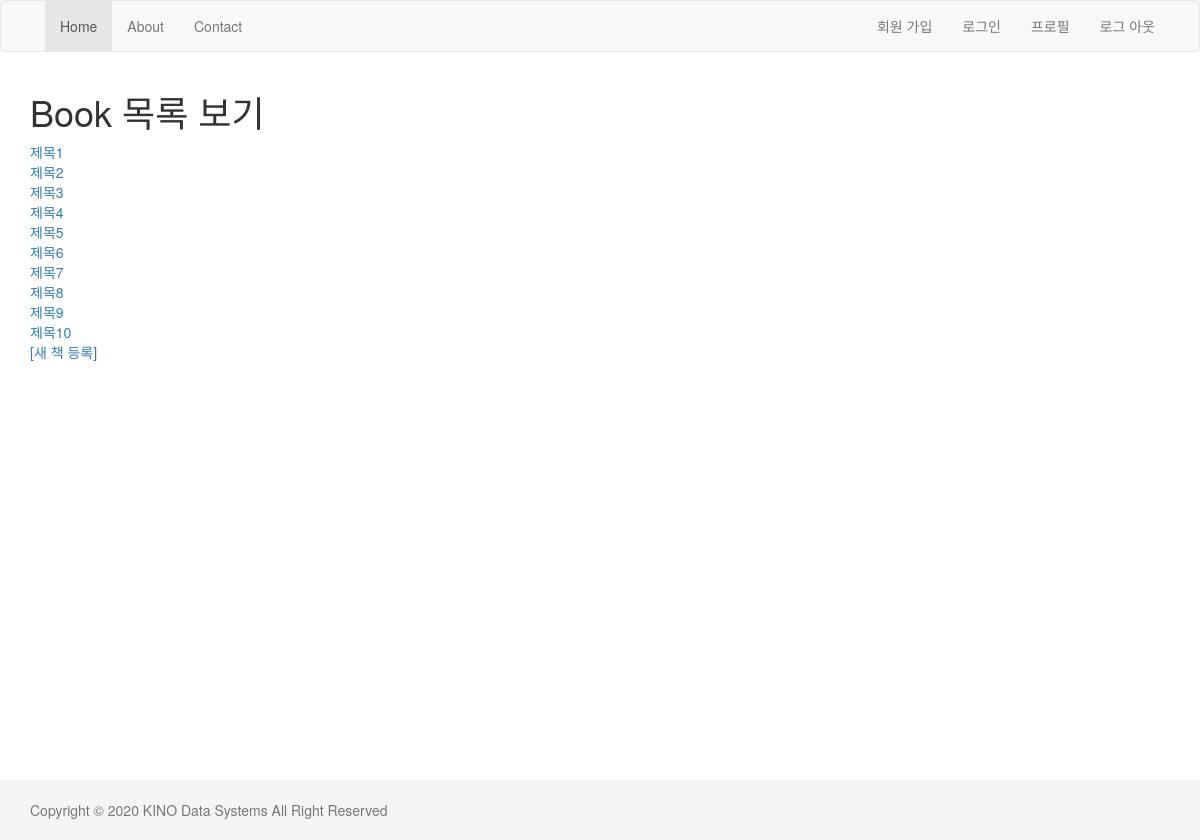
/book/, run on the app's committed database.
### book/models.py (models this page shows, shortened)
class Book(models.Model):
    title = models.CharField(max_length=100)
    author = models.CharField(max_length=100)
    publisher = models.CharField(max_length=100)

### book/views.py (the view)
# urls.py: path('', MyListView.as_view(), name='list'),
class MyListView(ListView):
    model = Book

### book/templates/book/book_list.html (shortened to what this page needs)
{% extends "layout.html" %}
{% block content %}
    <h1>Book 목록 보기</h1>
    {% for book in book_list %}
        <a href="{% url 'book:detail' book.id %}"> {{book.title}}</a><br>
    {% endfor %}
    <a href="{% url 'book:create' %}">[새 책 등록]</a>
{% endblock %}

### templates/layout.html (style rules this page uses)
html { position: relative; min-height: 100% }
body { margin-bottom: 60px }

### data on the page
Book: title "제목1"
Book: title "제목2"
Book: title "제목3"
Book: title "제목4"
Book: title "제목5"
Book: title "제목6"
Book: title "제목7"
Book: title "제목8"
Book: title "제목9"
Book: title "제목10"
